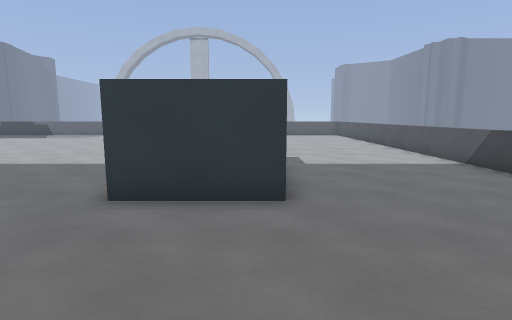
View 1 (above)

17 first-person views from a walk through a level from a Godot 3-D game. The camera is 1.4 m above the floor, tilts 8° down and sees 80° across. The floor is counted in squares, 1 m on a side. Each view is taken from the middle of a square. On the plan, view 1 faces up. The plan holds only what a view shows up to about 14 squares ahead; the rest is blank. The place goes on beyond the plan.

View 2
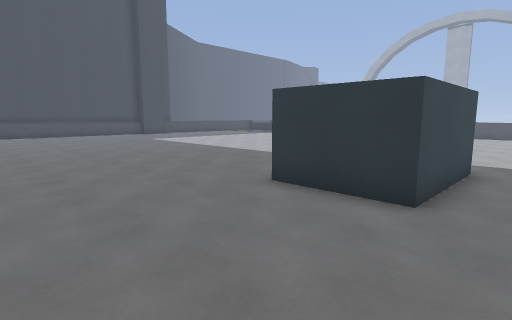

View 3
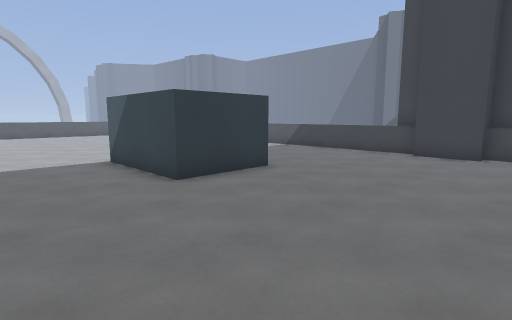

View 4
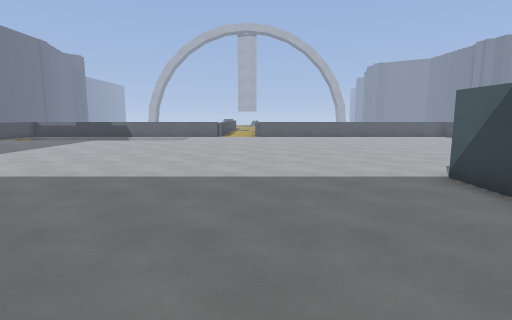

View 5
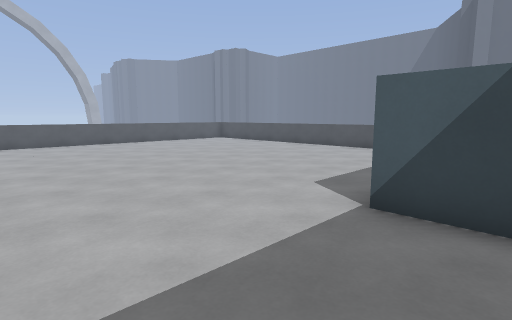

View 6
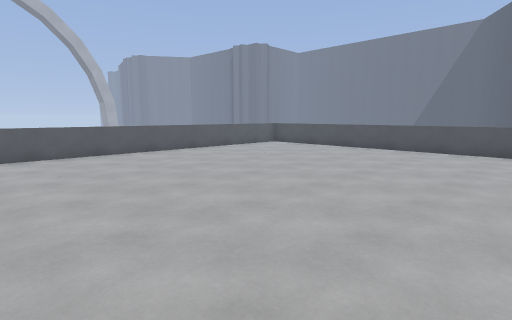

View 7
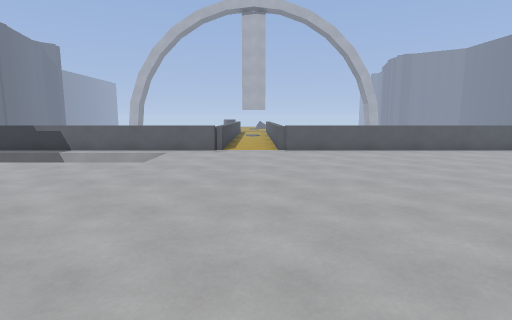

View 8
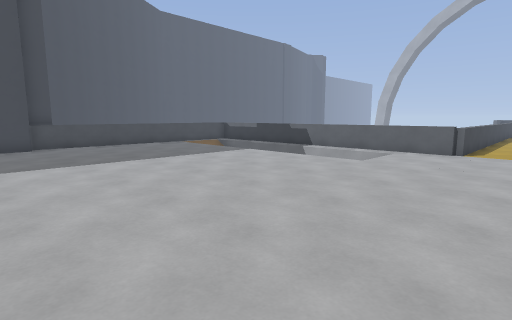

View 9
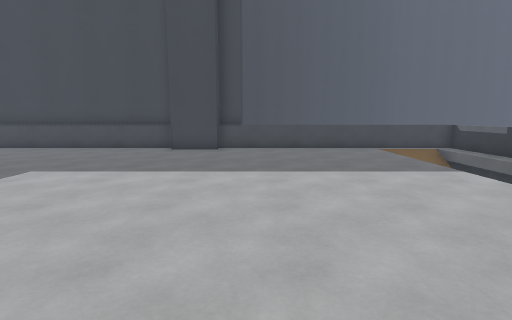

View 10
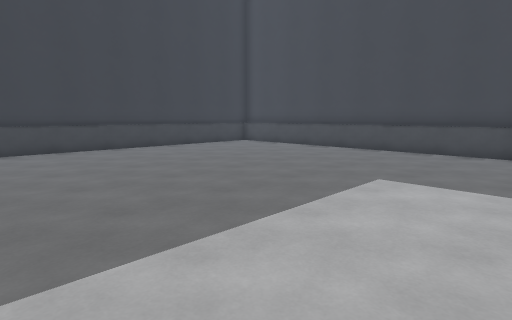

View 11
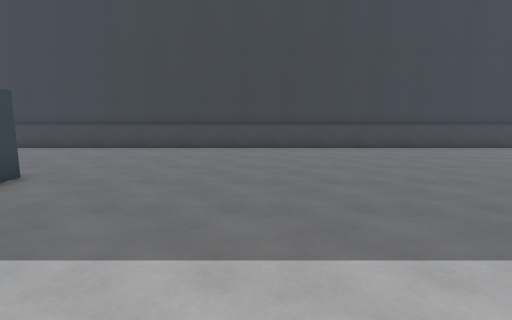

View 12
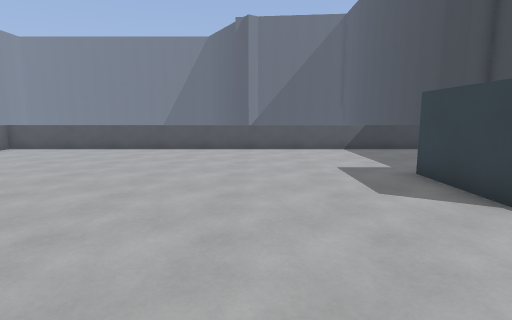

View 13
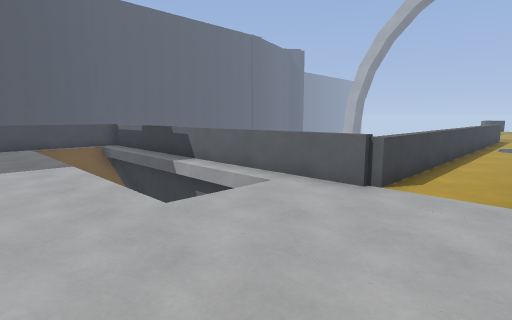

View 14
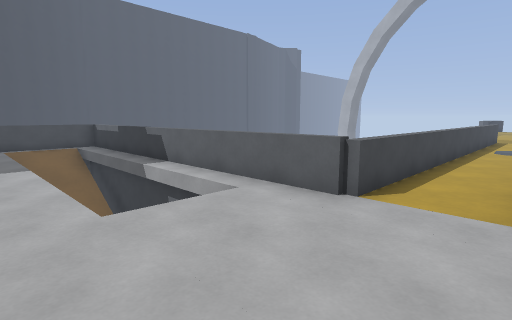

View 15
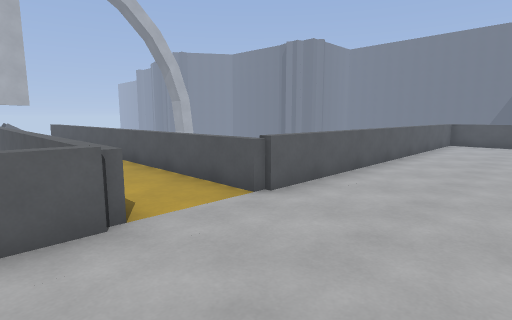

View 16
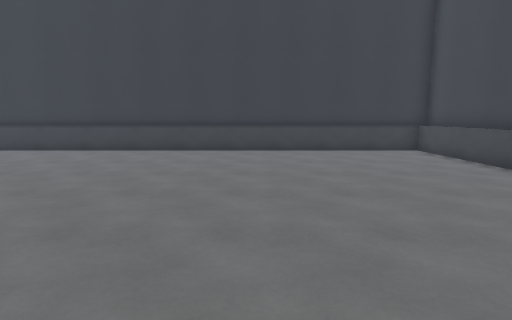

View 17
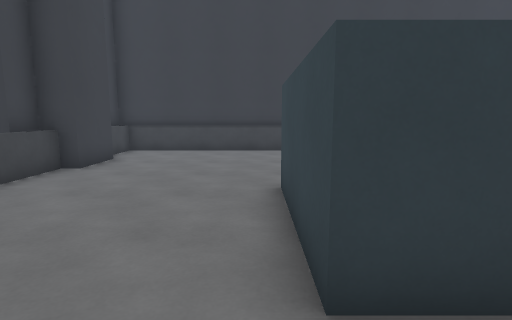

### Floor plan
Points are (right, up) in squares from view 1. A wall is a line through its corners. A room is listed if a view was taken in it or the views show most of it. See-through windows are left out.
Room 1 (views 1, 2, 3, 4, 5, 6, 7, 8, 9, 10, 11, 12, 13, 14, 15, 16, 17)
walls: (-2.5, 9) (0.5, 9) (0.5, 5) (-2.5, 5) (-2.5, 9); (-22.9, 13.3) (-22.3, 13.3) (-22.3, 11.2); (-23.3, 10.9) (-23.3, 5.2); (-23.3, 14.4) (-23.3, 13.4); (-23.3, 2.2) (-23.3, -2.1) (6.9, -2.1); (5.8, 0.7) (5.8, 2.7)
low walls: (-6.7, 23.8) (-6.7, 24.3); (-9.7, 24.3) (-9.7, 23.8); (-22.9, 11.3) (-22.9, -1.8) (6.4, -1.8) (6.4, 0.7); (6.4, 2.7) (6.4, 23.8) (-7, 23.8) (-7, 36); (-9.4, 36.5) (-9.4, 23.8) (-22.9, 23.8) (-22.9, 13.3)

Positions as (right, up) in squares from view 1, and headings:
1: (0, 0), facing up
2: (2, 0), facing up-left
3: (-6, -1), facing up-right
4: (-7, 2), facing up
5: (-7, 7), facing up-right
6: (-7, 12), facing up-right
7: (-8, 11), facing up
8: (-7, 11), facing up-left
9: (-9, 15), facing left
10: (-10, 12), facing down-left
11: (-8, 12), facing down
12: (-7, 13), facing right
13: (-7, 18), facing up-left
14: (-7, 19), facing up-left
15: (-11, 20), facing up-right
16: (-16, 11), facing down
17: (1, 11), facing down
